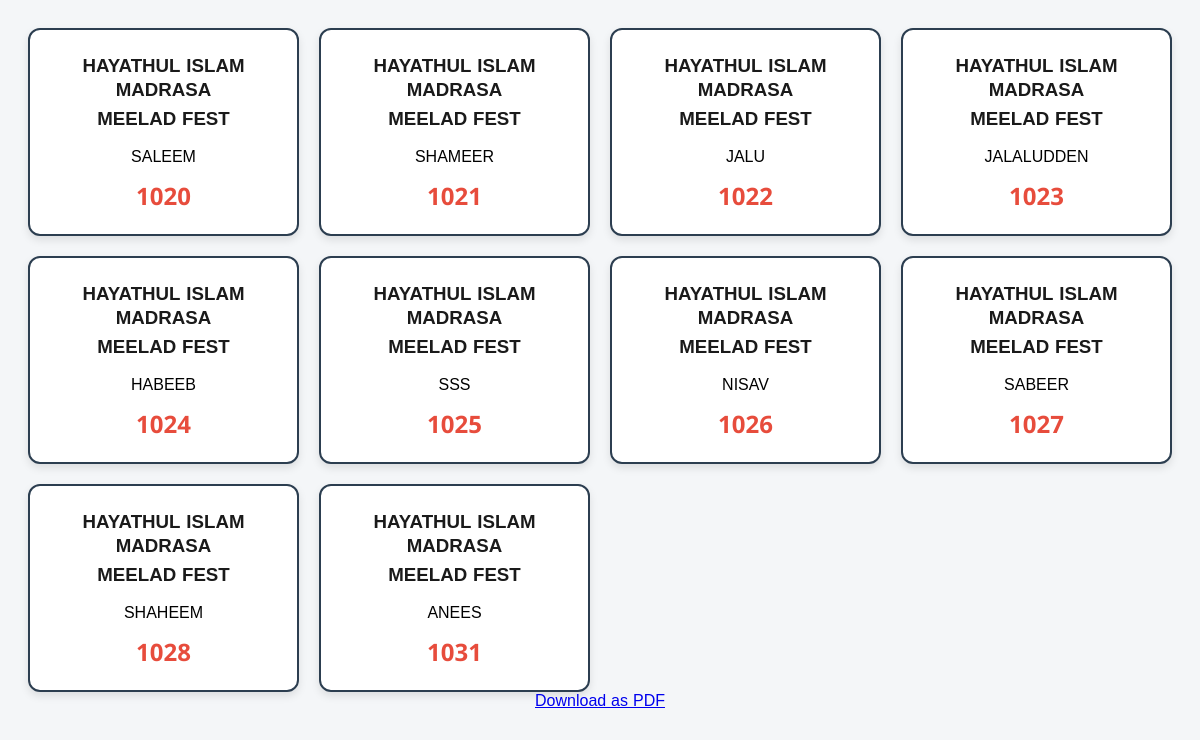
The app's page /chest_number/, older data.
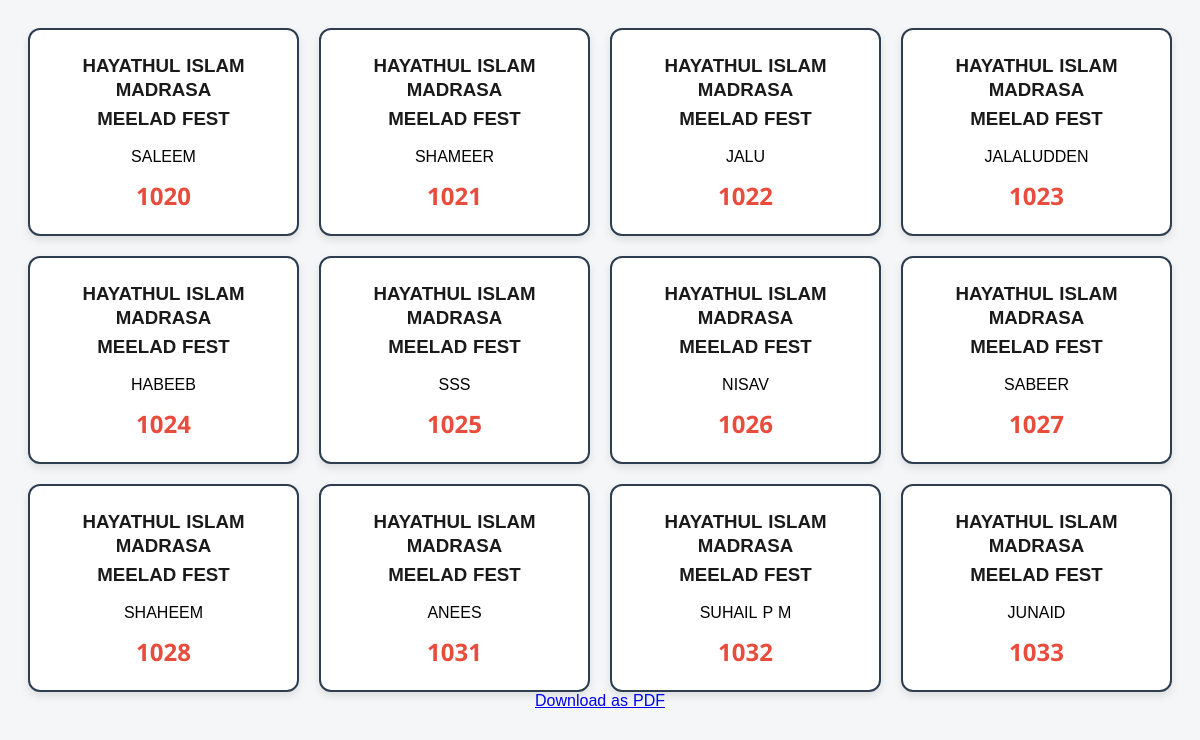
The same page, newer data.
### core/models.py (models this page shows, shortened)
class Contestant(models.Model):
    chest_no = models.PositiveIntegerField(unique=True, null=True)
    name = models.CharField(max_length=100)
    team = models.ForeignKey(Team, on_delete=models.CASCADE, null=True, blank=True)
    category = models.ForeignKey(Category, on_delete=models.CASCADE, null=True)
    total_points = models.IntegerField(default=0)

### core/views.py (the view)
# urls.py: path('chest_number/', views.chest_number, name='chest_number'),
def chest_number(request):
    contestant = Contestant.objects.all()
    context = {
        'contestant' : contestant
    }
    return render(request, 'chest_number.html', context)

### templates/chest_number.html (shortened to what this page needs)
<!DOCTYPE html>
<html lang="ml">
<head>
</head>
<body>
    <div class="card-container">
        {% for i in contestant %}
        <div class="card">
            <h3>HAYATHUL ISLAM MADRASA</h3>
            <h3>MEELAD FEST</h3>
            <p>{{ i.name|upper }}</p>
            <div class="chest-number">{{ i.chest_no }}</div>
        </div>
        {% endfor %}
    </div>
    <a href="{% url 'download_chest_cards' %}" class="btn btn-primary">
    Download as PDF
</a>
</body>
</html>

Row changes from the older to the newer data that the page shows:
added Contestant: name "SUHAIL P M", chest_no "1032"
added Contestant: name "JUNAID", chest_no "1033"
